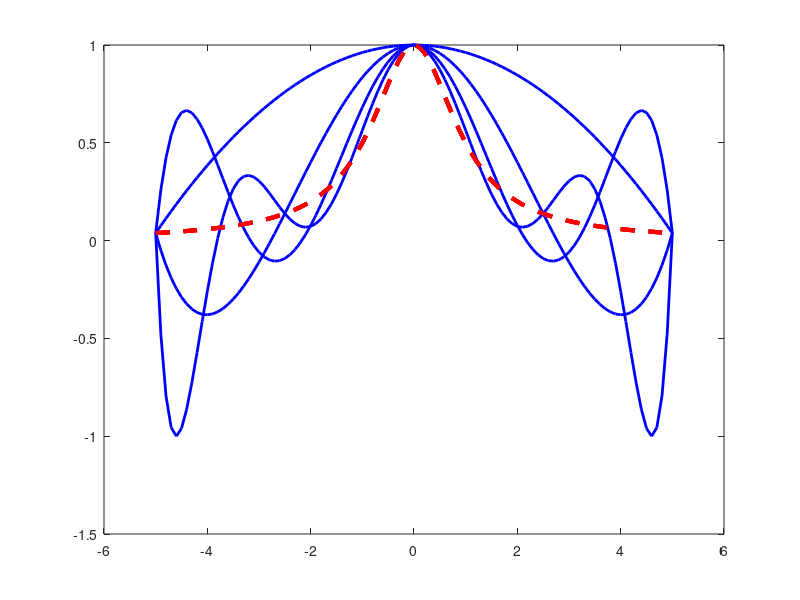

The MATLAB script that drew this image:
% Problem 3
%-----------%

close all
clear all
clc

figure % creates figure first, then iterates into the loop

t = linspace(-5,5,101);

npts = [2,4,6,8]; 

% Interpolant (Newton)
%----------------------%
for n = npts    
    
    i = linspace(0,npts(end),npts(end)+1);
    
    x = -5 + 10*i/n;
    
    T = 1./(1 + x.^2);
    
    for j = 1:n
        
        for i = fliplr((linspace(j,n,n-j+1)))
            
            T(i+1) = ( T(i + 1) - T(i) )/( x(i + 1) - x(i + 1 - j) );
            
        end
        
    end
    
    y = T(n+1);
    
    for i = fliplr(linspace(1,n,n))
        
        y = T(i) + (t - x(i)).*y;
        
    end
    
    plot(t,y,'b-','LineWidth',2.0)
    
    hold on
    
    plot(t,1./(1 + t.^2),'r--','LineWidth',3.0)
    
end


